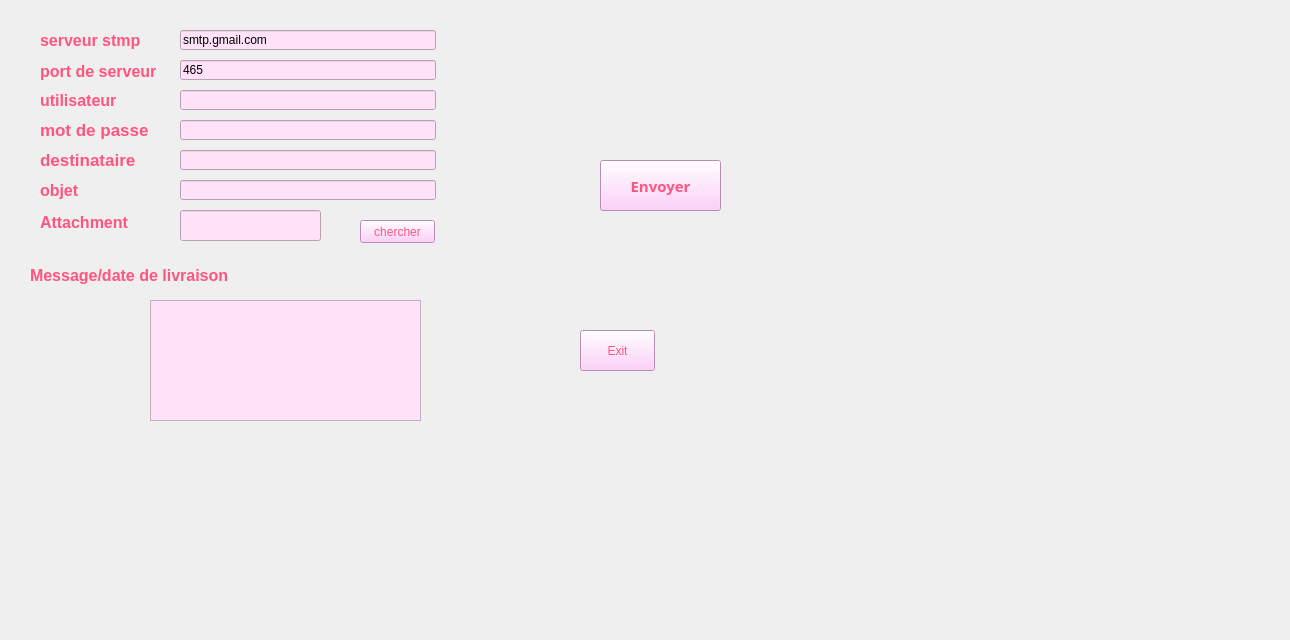
   <widget class="QWidget" name="tab">
    <attribute name="title">
     <string>Mailing</string>
    </attribute>
    <widget class="QLabel" name="label_123">
     <property name="geometry">
      <rect>
       <x>40</x>
       <y>180</y>
       <width>67</width>
       <height>20</height>
      </rect>
     </property>
     <property name="font">
      <font>
       <pointsize>12</pointsize>
       <weight>75</weight>
       <bold>true</bold>
       <underline>false</underline>
      </font>
     </property>
     <property name="styleSheet">
      <string notr="true">color:rgb(255, 85, 127)</string>
     </property>
     <property name="text">
      <string>objet</string>
     </property>
    </widget>
    <widget class="QLabel" name="label_124">
     <property name="geometry">
      <rect>
       <x>40</x>
       <y>119</y>
       <width>121</width>
       <height>21</height>
      </rect>
     </property>
     <property name="font">
      <font>
       <pointsize>13</pointsize>
       <weight>75</weight>
       <bold>true</bold>
       <underline>false</underline>
      </font>
     </property>
     <property name="styleSheet">
      <string notr="true">color:rgb(255, 85, 127)</string>
     </property>
     <property name="text">
      <string>mot de passe</string>
     </property>
    </widget>
    <widget class="QLineEdit" name="port_2">
     <property name="geometry">
      <rect>
       <x>180</x>
       <y>60</y>
       <width>256</width>
       <height>20</height>
      </rect>
     </property>
     <property name="styleSheet">
      <string notr="true">background-color:rgb(255, 226, 247)</string>
     </property>
     <property name="text">
      <string>465</string>
     </property>
    </widget>
    <widget class="QLabel" name="label_125">
     <property name="geometry">
      <rect>
       <x>40</x>
       <y>210</y>
       <width>102</width>
       <height>25</height>
      </rect>
     </property>
     <property name="font">
      <font>
       <pointsize>12</pointsize>
       <weight>75</weight>
       <bold>true</bold>
       <underline>false</underline>
      </font>
     </property>
     <property name="styleSheet">
      <string notr="true">color:rgb(255, 85, 127)</string>
     </property>
     <property name="text">
      <string>Attachment</string>
     </property>
    </widget>
    <widget class="QPlainTextEdit" name="msg_2">
     <property name="geometry">
      <rect>
       <x>150</x>
       <y>300</y>
       <width>271</width>
       <height>121</height>
      </rect>
     </property>
     <property name="styleSheet">
      <string notr="true">background-color:rgb(255, 226, 247)</string>
     </property>
    </widget>
    <widget class="QLabel" name="label_126">
     <property name="geometry">
      <rect>
       <x>40</x>
       <y>61</y>
       <width>131</width>
       <height>20</height>
      </rect>
     </property>
     <property name="font">
      <font>
       <pointsize>12</pointsize>
       <weight>75</weight>
       <bold>true</bold>
       <underline>false</underline>
      </font>
     </property>
     <property name="styleSheet">
      <string notr="true">color:rgb(255, 85, 127)</string>
     </property>
     <property name="text">
      <string>port de serveur </string>
     </property>
    </widget>
    <widget class="QLabel" name="label_127">
     <property name="geometry">
      <rect>
       <x>40</x>
       <y>149</y>
       <width>104</width>
       <height>21</height>
      </rect>
     </property>
     <property name="font">
      <font>
       <pointsize>13</pointsize>
       <weight>75</weight>
       <bold>true</bold>
       <underline>false</underline>
      </font>
     </property>
     <property name="styleSheet">
      <string notr="true">color:rgb(255, 85, 127)</string>
     </property>
     <property name="text">
      <string>destinataire</string>
     </property>
    </widget>
    <widget class="QLineEdit" name="uname_2">
     <property name="geometry">
      <rect>
       <x>180</x>
       <y>90</y>
       <width>256</width>
       <height>20</height>
      </rect>
     </property>
     <property name="styleSheet">
      <string notr="true">background-color:rgb(255, 226, 247)</string>
     </property>
    </widget>
    <widget class="QLabel" name="label_128">
     <property name="geometry">
      <rect>
       <x>30</x>
       <y>250</y>
       <width>231</width>
       <height>51</height>
      </rect>
     </property>
     <property name="font">
      <font>
       <pointsize>12</pointsize>
       <weight>75</weight>
       <bold>true</bold>
       <underline>false</underline>
      </font>
     </property>
     <property name="styleSheet">
      <string notr="true">color:rgb(255, 85, 127)</string>
     </property>
     <property name="text">
      <string>Message/date de livraison</string>
     </property>
    </widget>
    <widget class="QLineEdit" name="paswd_2">
     <property name="geometry">
      <rect>
       <x>180</x>
       <y>120</y>
       <width>256</width>
       <height>20</height>
      </rect>
     </property>
     <property name="styleSheet">
      <string notr="true">background-color:rgb(255, 226, 247)</string>
     </property>
     <property name="inputMask">
      <string/>
     </property>
     <property name="echoMode">
      <enum>QLineEdit::Password</enum>
     </property>
    </widget>
    <widget class="QLineEdit" name="subject_2">
     <property name="geometry">
      <rect>
       <x>180</x>
       <y>180</y>
       <width>256</width>
       <height>20</height>
      </rect>
     </property>
     <property name="styleSheet">
      <string notr="true">background-color:rgb(255, 226, 247)</string>
     </property>
    </widget>
    <widget class="QLabel" name="label_129">
     <property name="geometry">
      <rect>
       <x>40</x>
       <y>30</y>
       <width>106</width>
       <height>20</height>
      </rect>
     </property>
     <property name="palette">
      <palette>
       <active>
        <colorrole role="WindowText">
         <brush brushstyle="SolidPattern">
          <color alpha="255">
           <red>255</red>
           <green>85</green>
           <blue>127</blue>
          </color>
         </brush>
        </colorrole>
        <colorrole role="Text">
         <brush brushstyle="SolidPattern">
          <color alpha="255">
           <red>255</red>
           <green>85</green>
           <blue>127</blue>
          </color>
         </brush>
        </colorrole>
        <colorrole role="ButtonText">
         <brush brushstyle="SolidPattern">
          <color alpha="255">
           <red>255</red>
           <green>85</green>
           <blue>127</blue>
          </color>
         </brush>
        </colorrole>
        <colorrole role="PlaceholderText">
         <brush brushstyle="NoBrush">
          <color alpha="128">
           <red>255</red>
           <green>85</green>
           <blue>127</blue>
          </color>
         </brush>
        </colorrole>
       </active>
       <inactive>
        <colorrole role="WindowText">
         <brush brushstyle="SolidPattern">
          <color alpha="255">
           <red>255</red>
           <green>85</green>
           <blue>127</blue>
          </color>
         </brush>
        </colorrole>
        <colorrole role="Text">
         <brush brushstyle="SolidPattern">
          <color alpha="255">
           <red>255</red>
           <green>85</green>
           <blue>127</blue>
          </color>
         </brush>
        </colorrole>
        <colorrole role="ButtonText">
         <brush brushstyle="SolidPattern">
          <color alpha="255">
           <red>255</red>
           <green>85</green>
           <blue>127</blue>
          </color>
         </brush>
        </colorrole>
        <colorrole role="PlaceholderText">
         <brush brushstyle="NoBrush">
          <color alpha="128">
           <red>255</red>
           <green>85</green>
           <blue>127</blue>
          </color>
         </brush>
        </colorrole>
       </inactive>
       <disabled>
        <colorrole role="WindowText">
         <brush brushstyle="SolidPattern">
          <color alpha="255">
           <red>255</red>
           <green>85</green>
           <blue>127</blue>
          </color>
         </brush>
        </colorrole>
        <colorrole role="Text">
         <brush brushstyle="SolidPattern">
          <color alpha="255">
           <red>255</red>
           <green>85</green>
           <blue>127</blue>
          </color>
         </brush>
        </colorrole>
        <colorrole role="ButtonText">
         <brush brushstyle="SolidPattern">
          <color alpha="255">
           <red>255</red>
           <green>85</green>
           <blue>127</blue>
          </color>
         </brush>
        </colorrole>
        <colorrole role="PlaceholderText">
         <brush brushstyle="NoBrush">
          <color alpha="128">
           <red>255</red>
           <green>85</green>
           <blue>127</blue>
          </color>
         </brush>
        </colorrole>
       </disabled>
      </palette>
     </property>
     <property name="font">
      <font>
       <pointsize>12</pointsize>
       <weight>75</weight>
       <bold>true</bold>
       <underline>false</underline>
      </font>
     </property>
     <property name="autoFillBackground">
      <bool>false</bool>
     </property>
     <property name="styleSheet">
      <string notr="true">color:rgb(255, 85, 127)</string>
     </property>
     <property name="lineWidth">
      <number>1</number>
     </property>
     <property name="text">
      <string>serveur stmp</string>
     </property>
    </widget>
    <widget class="QPushButton" name="sendBtn">
     <property name="geometry">
      <rect>
       <x>600</x>
       <y>160</y>
       <width>121</width>
       <height>51</height>
      </rect>
     </property>
     <property name="font">
      <font>
       <family>Lucida Calligraphy</family>
       <pointsize>11</pointsize>
       <weight>75</weight>
       <bold>true</bold>
      </font>
     </property>
     <property name="autoFillBackground">
      <bool>false</bool>
     </property>
     <property name="styleSheet">
      <string notr="true">color:rgb(255, 85, 127);
background-color:rgb(255, 196, 250)
</string>
     </property>
     <property name="text">
      <string>Envoyer</string>
     </property>
    </widget>
    <widget class="QPushButton" name="browseBtn">
     <property name="geometry">
      <rect>
       <x>360</x>
       <y>220</y>
       <width>75</width>
       <height>23</height>
      </rect>
     </property>
     <property name="autoFillBackground">
      <bool>false</bool>
     </property>
     <property name="styleSheet">
      <string notr="true">color:rgb(255, 85, 127);
background-color:rgb(255, 196, 250)</string>
     </property>
     <property name="text">
      <string>chercher</string>
     </property>
    </widget>
    <widget class="QLineEdit" name="server_2">
     <property name="geometry">
      <rect>
       <x>180</x>
       <y>30</y>
       <width>256</width>
       <height>20</height>
      </rect>
     </property>
     <property name="styleSheet">
      <string notr="true">background-color:rgb(255, 226, 247)</string>
     </property>
     <property name="text">
      <string>smtp.gmail.com</string>
     </property>
    </widget>
    <widget class="QLineEdit" name="file_2">
     <property name="geometry">
      <rect>
       <x>180</x>
       <y>210</y>
       <width>141</width>
       <height>31</height>
      </rect>
     </property>
     <property name="styleSheet">
      <string notr="true">background-color:rgb(255, 226, 247)</string>
     </property>
     <property name="readOnly">
      <bool>true</bool>
     </property>
    </widget>
    <widget class="QLineEdit" name="rcpt_2">
     <property name="geometry">
      <rect>
       <x>180</x>
       <y>150</y>
       <width>256</width>
       <height>20</height>
      </rect>
     </property>
     <property name="styleSheet">
      <string notr="true">background-color:rgb(255, 226, 247)</string>
     </property>
    </widget>
    <widget class="QLabel" name="label_130">
     <property name="geometry">
      <rect>
       <x>40</x>
       <y>90</y>
       <width>88</width>
       <height>20</height>
      </rect>
     </property>
     <property name="font">
      <font>
       <pointsize>12</pointsize>
       <weight>75</weight>
       <bold>true</bold>
       <underline>false</underline>
      </font>
     </property>
     <property name="styleSheet">
      <string notr="true">color:rgb(255, 85, 127)</string>
     </property>
     <property name="text">
      <string>utilisateur</string>
     </property>
    </widget>
    <widget class="QPushButton" name="exitBtn">
     <property name="geometry">
      <rect>
       <x>580</x>
       <y>330</y>
       <width>75</width>
       <height>41</height>
      </rect>
     </property>
     <property name="autoFillBackground">
      <bool>false</bool>
     </property>
     <property name="styleSheet">
      <string notr="true">color:rgb(255, 85, 127);
background-color:rgb(255, 196, 250)</string>
     </property>
     <property name="text">
      <string>Exit</string>
     </property>
    </widget>
    <widget class="QLabel" name="label_18">
     <property name="geometry">
      <rect>
       <x>-370</x>
       <y>-140</y>
       <width>1281</width>
       <height>631</height>
      </rect>
     </property>
     <property name="text">
      <string/>
     </property>
     <property name="pixmap">
      <pixmap>../../../../../../../../../../resources/Alinka-Shemeluyk_Sweets_YkxmSWdYdw.jpg</pixmap>
     </property>
    </widget>
    <zorder>label_18</zorder>
    <zorder>label_123</zorder>
    <zorder>label_124</zorder>
    <zorder>port_2</zorder>
    <zorder>label_125</zorder>
    <zorder>msg_2</zorder>
    <zorder>label_126</zorder>
    <zorder>label_127</zorder>
    <zorder>uname_2</zorder>
    <zorder>label_128</zorder>
    <zorder>paswd_2</zorder>
    <zorder>subject_2</zorder>
    <zorder>label_129</zorder>
    <zorder>sendBtn</zorder>
    <zorder>browseBtn</zorder>
    <zorder>server_2</zorder>
    <zorder>file_2</zorder>
    <zorder>rcpt_2</zorder>
    <zorder>label_130</zorder>
    <zorder>exitBtn</zorder>
   </widget>
